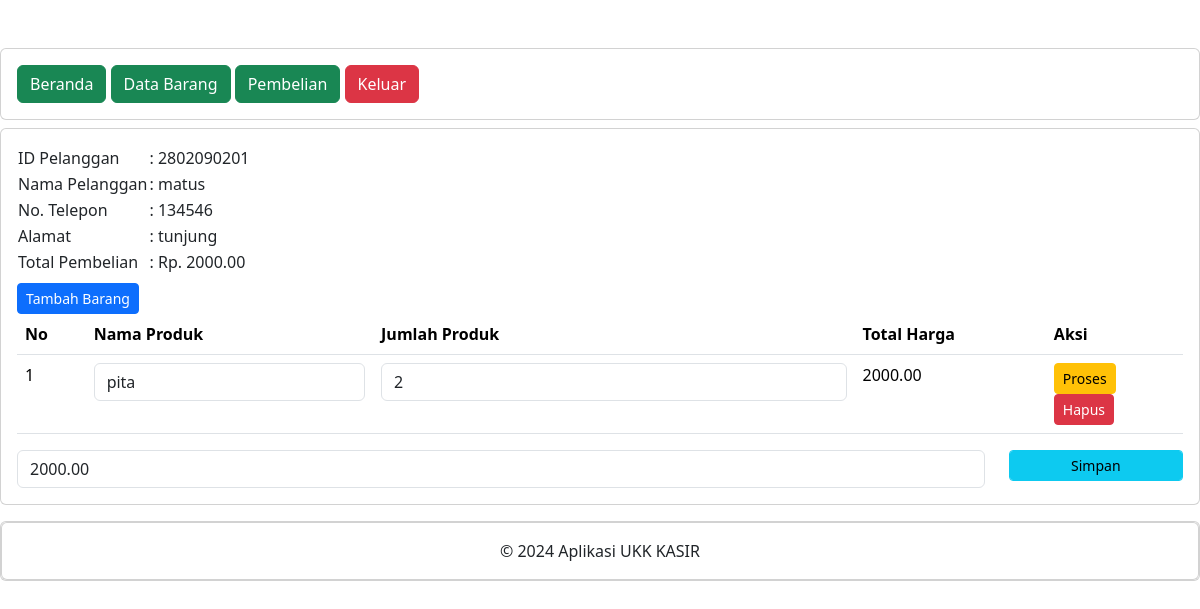
The page /petugas/detail_pembelian.php?id_pelanggan=2802090201 (signed in) on the database its author committed.
### tables this page shows
CREATE TABLE `penjualan` (
  `id_penjualan` int(11) NOT NULL,
  `tanggalpenjualan` date NOT NULL,
  `totalharga` decimal(10,2) NOT NULL,
  `id_pelanggan` int(10) UNSIGNED NOT NULL
);

CREATE TABLE `pelanggan` (
  `id_pelanggan` int(11) UNSIGNED NOT NULL,
  `namapelanggan` varchar(255) NOT NULL,
  `alamat` text NOT NULL,
  `nomortelepon` varchar(15) NOT NULL
);

CREATE TABLE `detailpenjualan` (
  `id_detail` int(11) NOT NULL,
  `id_penjualan` int(11) NOT NULL,
  `id_produk` int(11) NOT NULL,
  `jumlahproduk` int(11) NOT NULL,
  `subtotal` decimal(10,2) NOT NULL
);

CREATE TABLE `produk` (
  `id_produk` int(11) NOT NULL,
  `namaproduk` varchar(255) NOT NULL,
  `harga` decimal(10,2) NOT NULL,
  `stok` int(11) NOT NULL
);

### petugas/detail_pembelian.php (the view, shortened to what this page needs)
<?php
include "header.php";
include "navbar.php";
?>
<div class="card mt-2">
    <div class="card-body">
    <?php
    include '../koneksi.php';
    $id_pelanggan = $_GET['id_pelanggan'];
    $data = mysqli_query($koneksi,"SELECT * fROM pelanggan INNER JOIN penjualan ON pelanggan.id_pelanggan=penjualan.id_pelanggan");
    while($d = mysqli_fetch_array($data)){
        ?>
        <?php if ($d['id_pelanggan'] == $id_pelanggan) { ?>
            <table>
                <tr>
                    <td>ID Pelanggan</td>
                    <td>: <?php echo $d['id_pelanggan']; ?></td>
                </tr>
                <tr>
                    <td>Nama Pelanggan</td>
                    <td>: <?php echo $d['namapelanggan']; ?></td>
                </tr>
                <tr>
                    <td>No. Telepon</td>
                    <td>: <?php echo $d['nomortelepon']; ?></td>
                </tr>
                <tr>
                    <td>Alamat</td>
                    <td>: <?php echo $d['alamat']; ?></td>
                </tr>
                <tr>
                    <td>Total Pembelian</td>
                    <td>: Rp. <?php echo $d['totalharga']; ?></td>
                </tr>
            </table>
            <form method="post" action="tambah_detail_penjualan.php">
                <button type="submit" class="btn btn-primary btn-sm mt-2">
                    Tambah Barang
                </button>
            </form>
            <table class="table">
                <thead>
                    <tr>
                        <th>No</th>
                        <th>Nama Produk</th>
                        <th>Jumlah Produk</th>
                        <th>Total Harga</th>
                        <th>Aksi</th>
                    </tr>
                </thead>
<tbody>
    <?php
    include '../koneksi.php';
    $nos = 1;
    $detailpenjualan = mysqli_query($koneksi,"SELECT * FROM detailpenjualan");
    while($d_detailpenjualan = mysqli_fetch_array($detailpenjualan)){
        ?>
        <?php
        if ($d_detailpenjualan['id_penjualan'] == $d['id_penjualan']) { ?>
            <tr>
                <td><?php echo $nos++; ?></td>
                <td>
                    <form action="simpan_barang_beli.php" method="post">
                        <div class="form-group">
                            <select name="id_produk" class="form-control" onchange="this.form.submit()">
                                <?php
                                include '../koneksi.php';
                                $produk = mysqli_query($koneksi,"SELECT * FROM produk");
                                while($d_produk = mysqli_fetch_array($produk)){
                                    ?>
                                    <option value="<?php echo $d_produk['id_produk']; ?>" <?php if ($d_produk['id_produk']==$d_detailpenjualan
                                    ['id_produk']) { echo "selected"; } ?>><?php echo $d_produk['namaproduk']; ?></option>
                                <?php } ?>
                            </select>
                        </div>
                    </form>
                </td>
    <td>
      <form method="post" action="hitung_subtotal.php">
        <div class="form-group">
            <input type="number" name="jumlahproduk" value="<?php echo $d_detailpenjualan['jumlahproduk']; ?>" class="form-control">
        </div>
    </td>
    <td><?php echo $d_detailpenjualan['subtotal']; ?></td>
    <td>
        <button type="submit" class="btn btn-warning btn-sm">Proses</button>
    <form method="post" action="hapus_detail_pembelian.php">
        <button type="submit" class="btn btn-danger btn-sm">Hapus</button>
    </form>
        </td>
    </tr>
    <?php } else {
        ?>
        <?php
    }
}
?>
</tbody>
    </table>
        <form method="post" action="simpan_total_harga.php">
        <?php
        include '../koneksi.php';
        $detailpenjualan = mysqli_query($koneksi,"SELECT SUM(subtotal) AS totalharga FROM detailpenjualan WHERE id_penjualan='$d[id_penjualan]'");
        $row = mysqli_fetch_assoc($detailpenjualan);
        $sum = $row['totalharga'];
        ?>
        <div class="row">
            <div class="col-sm-10">
                <div class="form-group">
                    <input type="text" class="form-control" name="totalharga" value="<?php echo $sum; ?>">
                </div>
            </div>
            <div class="col-sm-2">
                <div class="form-group">
                    <button class="btn btn-info btn-sm form-control" type="submit">Simpan</button>
                </div>
            </div>
        </div>
</form>
        <?php } else { ?>
            <?php
            }
        }
        ?>
    </div>
</div>
<?php
include "footer.php";
?>

### rows shown on the page
penjualan: id_pelanggan "2802090201", id_pelanggan.namapelanggan "matus", id_pelanggan.nomortelepon "134546", id_pelanggan.alamat "tunjung", totalharga "2000.00"
detailpenjualan: id_produk "pita", jumlahproduk "2", subtotal "2000.00"
